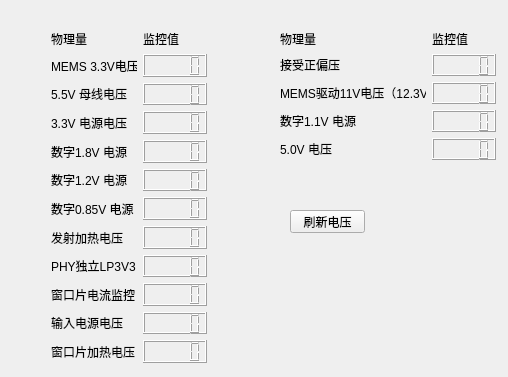
<?xml version="1.0" encoding="UTF-8"?>
<ui version="4.0">
 <class>voltage_realshow</class>
 <widget class="QWidget" name="voltage_realshow">
  <property name="geometry">
   <rect>
    <x>0</x>
    <y>0</y>
    <width>508</width>
    <height>377</height>
   </rect>
  </property>
  <property name="windowTitle">
   <string>电压实时监控</string>
  </property>
  <widget class="QPushButton" name="pushButton">
   <property name="geometry">
    <rect>
     <x>290</x>
     <y>210</y>
     <width>75</width>
     <height>23</height>
    </rect>
   </property>
   <property name="text">
    <string>刷新电压</string>
   </property>
  </widget>
  <widget class="QWidget" name="">
   <property name="geometry">
    <rect>
     <x>51</x>
     <y>30</y>
     <width>156</width>
     <height>333</height>
    </rect>
   </property>
   <layout class="QGridLayout" name="gridLayout">
    <item row="0" column="0">
     <widget class="QLabel" name="label">
      <property name="text">
       <string>物理量</string>
      </property>
     </widget>
    </item>
    <item row="0" column="1">
     <widget class="QLabel" name="label_2">
      <property name="text">
       <string>监控值</string>
      </property>
     </widget>
    </item>
    <item row="1" column="0">
     <widget class="QLabel" name="label_3">
      <property name="text">
       <string>MEMS 3.3V电压</string>
      </property>
     </widget>
    </item>
    <item row="1" column="1">
     <widget class="QLCDNumber" name="lcdNumber"/>
    </item>
    <item row="2" column="0">
     <widget class="QLabel" name="label_4">
      <property name="text">
       <string>5.5V 母线电压</string>
      </property>
     </widget>
    </item>
    <item row="2" column="1">
     <widget class="QLCDNumber" name="lcdNumber_2"/>
    </item>
    <item row="3" column="0">
     <widget class="QLabel" name="label_5">
      <property name="text">
       <string>3.3V 电源电压</string>
      </property>
     </widget>
    </item>
    <item row="3" column="1">
     <widget class="QLCDNumber" name="lcdNumber_3"/>
    </item>
    <item row="4" column="0">
     <widget class="QLabel" name="label_6">
      <property name="text">
       <string>数字1.8V 电源</string>
      </property>
     </widget>
    </item>
    <item row="4" column="1">
     <widget class="QLCDNumber" name="lcdNumber_4"/>
    </item>
    <item row="5" column="0">
     <widget class="QLabel" name="label_7">
      <property name="text">
       <string>数字1.2V 电源</string>
      </property>
     </widget>
    </item>
    <item row="5" column="1">
     <widget class="QLCDNumber" name="lcdNumber_5"/>
    </item>
    <item row="6" column="0">
     <widget class="QLabel" name="label_8">
      <property name="text">
       <string>数字0.85V 电源</string>
      </property>
     </widget>
    </item>
    <item row="6" column="1">
     <widget class="QLCDNumber" name="lcdNumber_6"/>
    </item>
    <item row="7" column="0">
     <widget class="QLabel" name="label_9">
      <property name="text">
       <string>发射加热电压</string>
      </property>
     </widget>
    </item>
    <item row="7" column="1">
     <widget class="QLCDNumber" name="lcdNumber_7"/>
    </item>
    <item row="8" column="0">
     <widget class="QLabel" name="label_10">
      <property name="text">
       <string>PHY独立LP3V3</string>
      </property>
     </widget>
    </item>
    <item row="8" column="1">
     <widget class="QLCDNumber" name="lcdNumber_8"/>
    </item>
    <item row="9" column="0">
     <widget class="QLabel" name="label_11">
      <property name="text">
       <string>窗口片电流监控</string>
      </property>
     </widget>
    </item>
    <item row="9" column="1">
     <widget class="QLCDNumber" name="lcdNumber_9"/>
    </item>
    <item row="10" column="0">
     <widget class="QLabel" name="label_18">
      <property name="text">
       <string>输入电源电压</string>
      </property>
     </widget>
    </item>
    <item row="10" column="1">
     <widget class="QLCDNumber" name="lcdNumber_16"/>
    </item>
    <item row="11" column="0">
     <widget class="QLabel" name="label_19">
      <property name="text">
       <string>窗口片加热电压</string>
      </property>
     </widget>
    </item>
    <item row="11" column="1">
     <widget class="QLCDNumber" name="lcdNumber_17"/>
    </item>
   </layout>
  </widget>
  <widget class="QWidget" name="">
   <property name="geometry">
    <rect>
     <x>280</x>
     <y>30</y>
     <width>216</width>
     <height>130</height>
    </rect>
   </property>
   <layout class="QGridLayout" name="gridLayout_2">
    <item row="0" column="0">
     <widget class="QLabel" name="label_16">
      <property name="text">
       <string>物理量</string>
      </property>
     </widget>
    </item>
    <item row="0" column="1">
     <widget class="QLabel" name="label_17">
      <property name="text">
       <string>监控值</string>
      </property>
     </widget>
    </item>
    <item row="1" column="0">
     <widget class="QLabel" name="label_12">
      <property name="text">
       <string>接受正偏压</string>
      </property>
     </widget>
    </item>
    <item row="1" column="1">
     <widget class="QLCDNumber" name="lcdNumber_10"/>
    </item>
    <item row="2" column="0">
     <widget class="QLabel" name="label_13">
      <property name="text">
       <string>MEMS驱动11V电压（12.3V）</string>
      </property>
     </widget>
    </item>
    <item row="2" column="1">
     <widget class="QLCDNumber" name="lcdNumber_11"/>
    </item>
    <item row="3" column="0">
     <widget class="QLabel" name="label_14">
      <property name="text">
       <string>数字1.1V 电源</string>
      </property>
     </widget>
    </item>
    <item row="3" column="1">
     <widget class="QLCDNumber" name="lcdNumber_12"/>
    </item>
    <item row="4" column="0">
     <widget class="QLabel" name="label_15">
      <property name="text">
       <string>5.0V 电压</string>
      </property>
     </widget>
    </item>
    <item row="4" column="1">
     <widget class="QLCDNumber" name="lcdNumber_13"/>
    </item>
   </layout>
  </widget>
 </widget>
 <resources/>
 <connections/>
</ui>
